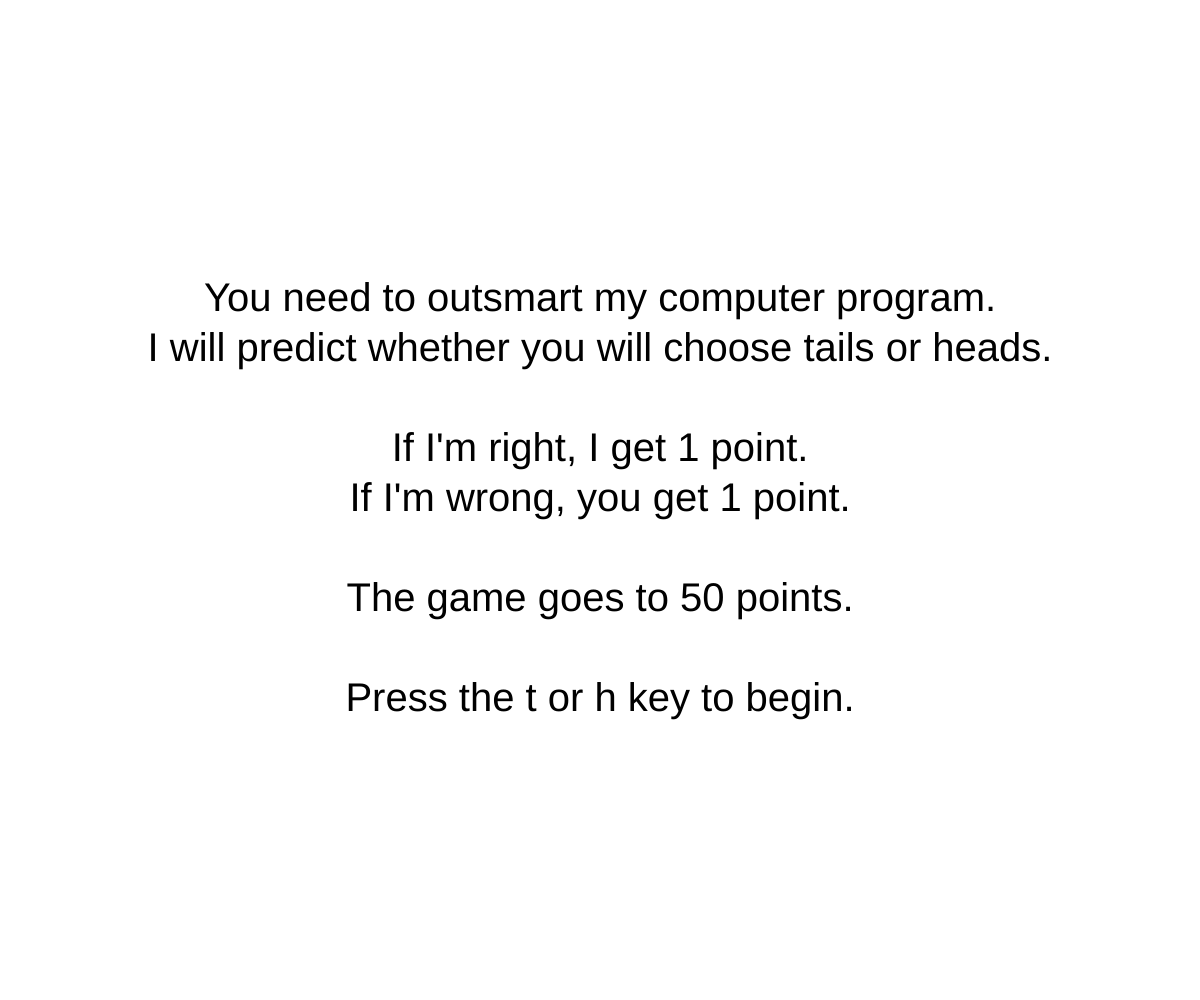
Frame 1 (no input)
Frame 2 (the mouse pressed at the canvas centre, redrawn once): identical to frame 1, image omitted

The p5.js sketch that drew this single still picture (run headless with seeded random() and noise() and a simulated clock; the mouse was pressed at the canvas centre and the sketch redrawn once):

// p5.js sketch
// ── sketch.js
// Mindreader
// Dan Schellenberg
// Nov 5, 2018

let choiceHistory;
let lastFourGuesses;
let computerScore;
let userScore;
let userChoice;
let computerGuess;
let gameIsOver;
let scoreToWin;
let textSizeVariable;

function setup() {
  // setup game logic
  resetGame();
  predictUserChoice();

  // Graphical stuff
  createCanvas(windowWidth, windowHeight);
  textSizeVariable = width / 30;
  background(255);
  fill(0);
  textAlign(CENTER, CENTER);
  textSize(textSizeVariable);
  text("You need to outsmart my computer program.\nI will predict whether you will choose tails or heads.\n\nIf I'm right, I get 1 point.\nIf I'm wrong, you get 1 point.\n\nThe game goes to " + scoreToWin + " points.\n\nPress the t or h key to begin.", width/2, height/2);
  noLoop();
}

function draw() {

}


function resetGame() {
  choiceHistory = new Map();
  lastFourGuesses = "";
  computerScore = 0;
  userScore = 0;
  userChoice;
  computerGuess;
  gameIsOver = false;
  scoreToWin = 50;
}

function takeTurn() {
  determineWinner();
  updateDisplay();
  rememberChoice();
  if (lastFourGuesses.length < 4) { //if haven't taken 4 guesses yet, just add new guess to guess history
    lastFourGuesses = lastFourGuesses + userChoice;
  }
  else {
    lastFourGuesses = lastFourGuesses.substring(1,4) + userChoice; //tack on the newest guess on the right, only keeping the previous 3 on the right
  }
  predictUserChoice();
}

function rememberChoice() {
  if (lastFourGuesses.length === 4) {
    if (choiceHistory.has(lastFourGuesses)) {
      // have seen this pattern before -- get current info and update it
      let headsCount = choiceHistory.get(lastFourGuesses).h;
      let tailsCount = choiceHistory.get(lastFourGuesses).t;
      if (userChoice === "h") {
        headsCount++;
      }
      else if (userChoice === "t") {
        tailsCount++;
      }
      choiceHistory.set(lastFourGuesses, {
        "h": headsCount,
        "t": tailsCount,
      });
    }
    else {
      // haven't seen this pattern before -- add a new entry
      if (userChoice === "h") {
        choiceHistory.set(lastFourGuesses, {
          "h": 1,
          "t": 0
        });
      }
      else {
        choiceHistory.set(lastFourGuesses, {
          "h": 0,
          "t": 1
        });
      }
    }
  }
}

function predictUserChoice() {
  if (choiceHistory.has(lastFourGuesses)) { //have seen this pattern before
    //predict cleverly
    if (choiceHistory.get(lastFourGuesses).t > choiceHistory.get(lastFourGuesses).h) {
      computerGuess = "t";
    }
    else if (choiceHistory.get(lastFourGuesses).h > choiceHistory.get(lastFourGuesses).t) {
      computerGuess = "h";
    }
    else {
      //predict randomly
      if (random(100) < 50) {
        computerGuess = "h";
      }
      else {
        computerGuess = "t";
      }
    }
  }
  else {
    //predict randomly
    if (random(100) < 50) {
      computerGuess = "h";
    }
    else {
      computerGuess = "t";
    }
  }
}

function determineWinner() {
  if (computerGuess === userChoice) {
    computerScore++;
  }
  else {
    userScore++;
  }
  if (computerScore === scoreToWin || userScore === scoreToWin) {
    gameIsOver = true;
  }
}

function keyTyped() {
  if (key === "h") {
    userChoice = "h";
    takeTurn();
  }
  else if (key === "t") {
    userChoice = "t";
    takeTurn();
  }
  else if (key === "s") {
    setup();
  }
}

// Graphical UI code

function updateDisplay() {
  if (!gameIsOver) {
    background(255);
    showProgressBars();
    fill(0);
    textAlign(LEFT);
    textSize(textSizeVariable);
    let predictMessage = "I predicted ";
    let youPickedMessage = "You picked ";
    text(predictMessage, width/2 - textSizeVariable*2.7, height/2 - textSizeVariable*2.5);
    text(youPickedMessage, width/2 - textSizeVariable*2.7, height/2 - textSizeVariable);

    // colored choice variables
    fill(0, 0, 255);
    text(computerGuess, width/2 - textSizeVariable*2.7 + textWidth(predictMessage), height/2 - textSizeVariable*2.5);
    fill(0, 255, 0);
    text(userChoice, width/2 - textSizeVariable*2.7 + textWidth(youPickedMessage), height/2 - textSizeVariable);

    fill(0);
    textAlign(CENTER);
    text("User: " + userScore + "\nComputer: " + computerScore, width/2, height/2 + textSizeVariable*2.5);
  }
  else {
    background(255);
    textAlign(CENTER);
    textSize(textSizeVariable);
    if (userScore > computerScore) {
      fill(0, 255, 0);
      text("You win!\nI'm impressed!\nPress s to play again.", width/2, height/2);
    }
    else {
      fill(0, 0, 255);
      text("You lose!\nBetter luck next time!\nPress s to play again.", width/2, height/2);
    }
  }
}

function showProgressBars() {
  let barWidth = width / 6;
  //human
  noStroke();
  let percentToHumanWin = userScore / scoreToWin;
  fill(0, 255, 0);
  rect(0, height - height*percentToHumanWin, barWidth, height*percentToHumanWin);

  //computer
  let percentToComputerWin = computerScore / scoreToWin;
  fill(0, 0, 255);
  rect(width-barWidth, height - height*percentToComputerWin, barWidth, height*percentToComputerWin);
}

// reset the game and resize everything if window size is changed
function windowResized() {
  resizeCanvas(windowWidth, windowHeight);
  setup();
}
